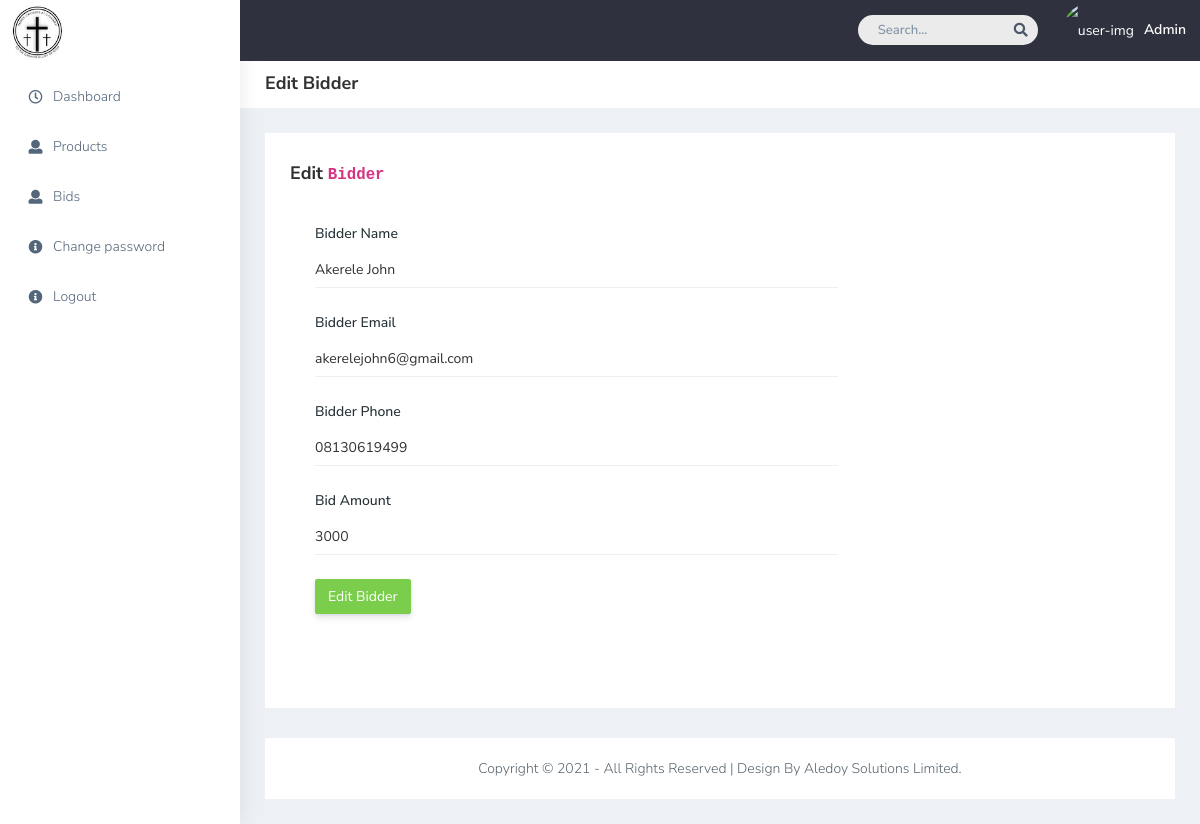
Screenshot of /admin/edit_bidder.php?id=1 (signed in) with the database file from the repository.
### tables this page shows
CREATE TABLE `bids` (
  `id` int(20) NOT NULL,
  `product_id` varchar(30) DEFAULT NULL,
  `product_name` varchar(20) DEFAULT NULL,
  `bidder_name` varchar(80) NOT NULL,
  `bidder_email` varchar(80) NOT NULL,
  `bidder_phone` varchar(20) NOT NULL,
  `bid_amount` varchar(20) NOT NULL
);

### admin/edit_bidder.php (the view, shortened to what this page needs)
<?php
    include('connection/connect.php');
if($_GET['id'])
{
    $id = $_GET['id'];
}
    $query = "select * from bids where id = '$id'";
    $result = mysqli_query($db, $query);
    $row = mysqli_fetch_array($result);
?>
<!DOCTYPE html>
<html dir="ltr" lang="en">
<head>
   <link href="css/style.min.css" rel="stylesheet">
</head>
<body>
    <div id="main-wrapper" data-layout="vertical" data-navbarbg="skin5" data-sidebartype="full"
        data-sidebar-position="absolute" data-header-position="absolute" data-boxed-layout="full">
        <header class="topbar" data-navbarbg="skin5">
            <nav class="navbar top-navbar navbar-expand-md navbar-dark">
                <div class="navbar-header" data-logobg="skin6">
                    <a class="navbar-brand" href="dashboard.html">
                        <b class="logo-icon">
                            <?php include('include/logo.php');?>
                        </b>
                        <span class="logo-text">
                        </span>
                    </a>
                </div>
                <div class="navbar-collapse collapse" id="navbarSupportedContent" data-navbarbg="skin5">
                    <ul class="navbar-nav ms-auto d-flex align-items-center">
                        <li class=" in">
                            <form role="search" class="app-search d-none d-md-block me-3">
                                <input type="text" placeholder="Search..." class="form-control mt-0">
                                <a href="" class="active">
                                    <i class="fa fa-search"></i>
                                </a>
                            </form>
                        </li>
                        <li>
                            <a class="profile-pic" href="#">
                                <img src="plugins/images/users/varun.jpg" alt="user-img" width="36"
                                    class="img-circle"><span class="text-white font-medium">Admin</span></a>
                        </li>
                    </ul>
                </div>
            </nav>
        </header>
        <aside class="left-sidebar" data-sidebarbg="skin6">
            <div class="scroll-sidebar">
                <?php include('side-nav.php');?>
            </div>
        </aside>
        <div class="page-wrapper">
            <div class="page-breadcrumb bg-white">
                <div class="row align-items-center">
                    <div class="col-lg-3 col-md-4 col-sm-4 col-xs-12">
                        <h4 class="page-title">Edit Bidder</h4>
                    </div>
                    <div class="col-lg-9 col-sm-8 col-md-8 col-xs-12">
                        <div class="d-md-flex">
                        </div>
                    </div>
                </div>
            </div>
            <div class="container-fluid">
                    <div class="col-sm-12" >
                        <div class="white-box">
                            <h3 class="box-title">Edit <code>  Bidder</code> </h3>
                    <div class="col-lg-8 col-xlg-9 col-md-12" id=bid>
                        <div class="card">
                            <div class="card-body">
                                <form method="post" action="proc_edit_bidder.php" enctype="miltipart/form-data" class="form-horizontal form-material">
                                    <div class="form-group mb-4">
                                        <label class="col-md-12 p-0">Bidder Name</label>
                                        <div class="col-md-12 border-bottom p-0">
                                            <input name="bidder_name" type="text"  value="<?php echo $row['bidder_name'] ;?>" class="form-control p-0 border-0">
                                        </div>
                                    </div>
                                    <div class="form-group mb-4">
                                        <label class="col-md-12 p-0">Bidder Email</label>
                                        <div class="col-md-12 border-bottom p-0">
                                            <input name="bidder_email" type="text"  value="<?php echo $row['bidder_email'] ;?>" class="form-control p-0 border-0">
                                        </div>
                                    </div>
                                    <div class="form-group mb-4">
                                        <label class="col-md-12 p-0">Bidder Phone</label>
                                        <div class="col-md-12 border-bottom p-0">
                                            <input name="bidder_phone" type="text"  value="<?php echo $row['bidder_phone'] ;?>" class="form-control p-0 border-0">
                                        </div>
                                    </div>
                                    <div class="form-group mb-4">
                                        <label class="col-md-12 p-0">Bid Amount</label>
                                        <div class="col-md-12 border-bottom p-0">
                                            <input name="bid_amount" type="text"  value="<?php echo $row['bid_amount'] ;?>" class="form-control p-0 border-0">
                                        </div>
                                    </div>
                                    <div class="form-group mb-4">
                                        <div class="col-sm-12">
                                            <button name="change" type="submit" class="btn btn-success">Edit Bidder</button>
                                        </div>
                                    </div>
                                </form>
                            </div>
                    </div>
                </div>
            </div>
          <?php include('include/footer.php');?>
        </div>
    </div>
</body>
</html>

### rows the page displays
bids: bidder_name "Akerele John", bidder_email "akerelejohn6@gmail.com", bidder_phone "08130619499", bid_amount "3000"
